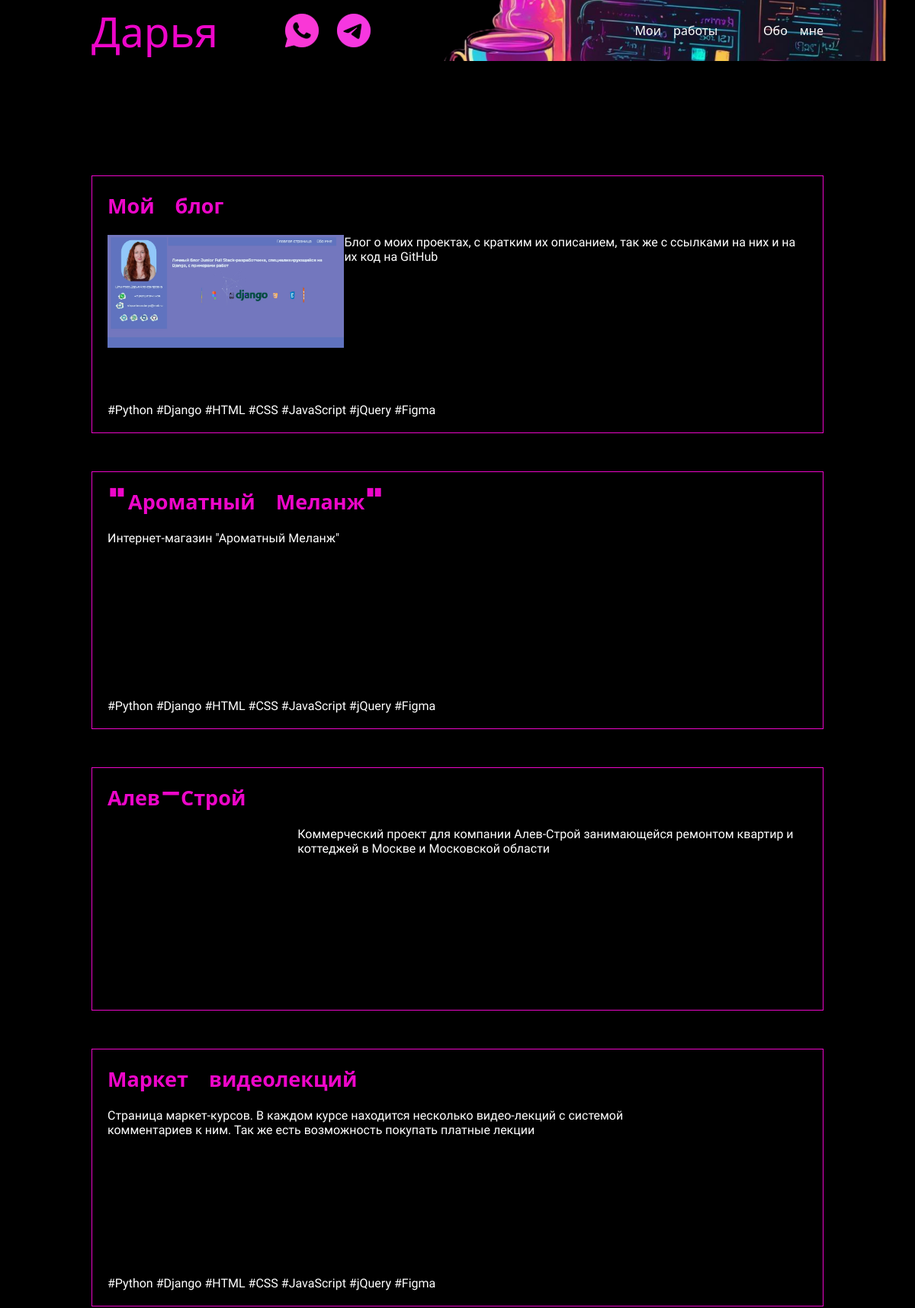
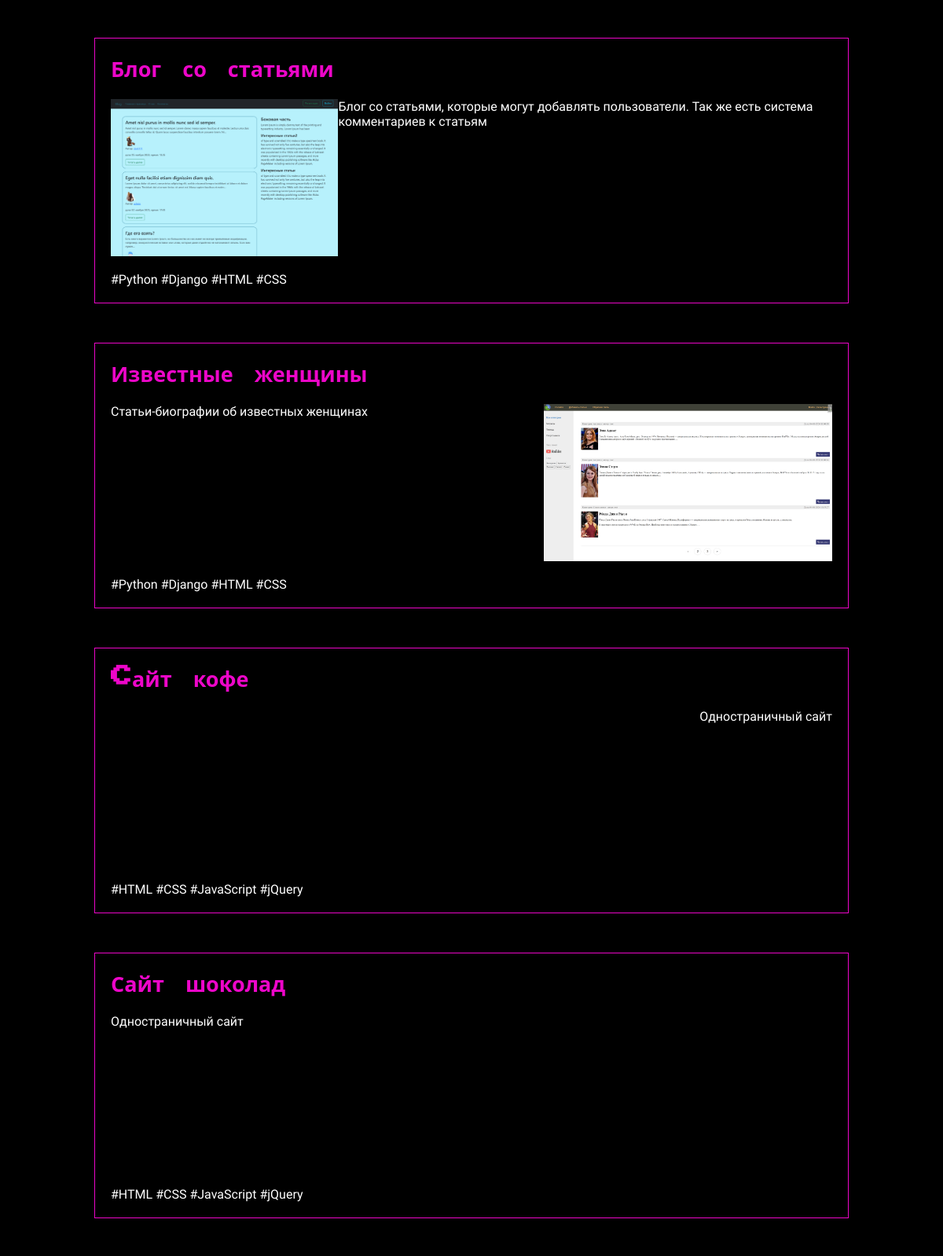
The app's page /works/ (upper part) with its own data (2 pictures, top to bottom).
### blog_index/models.py (models this page shows, shortened)
class Progects(models.Model):
    title = models.CharField(max_length=250, verbose_name='Название проекта')
    text = models.TextField(verbose_name='Описание проекта')
    img = models.ImageField(verbose_name='Скрин', default=None, upload_to='skrins')
    link_github = models.CharField(max_length=300, verbose_name='Ссылка на GitHub')
    link_progect=models.CharField(max_length=250, verbose_name='Ссылка на проект')
    link_figma = models.CharField(max_length=250, blank=True, verbose_name='Ссылка на Figma')
    tags = models.ManyToManyField('Tags', blank=True, related_name='tags', verbose_name="Тэги")
    data = models.DateField(blank=True,verbose_name='Дата')
    def get_absolute_url(self):
        return reverse('prog_id', kwargs={'prog_id':self.id })
    class Meta:
        verbose_name = 'Проект'
        verbose_name_plural = 'Проекты'
        ordering = ['-data']

class Tags(models.Model):
    tag=models.CharField(max_length=100, verbose_name='Тег')
    svg = models.TextField(verbose_name='svg код', blank=True)
    text_tag = models.TextField(verbose_name='Описание', null=True)
    def __str__(self):
        return self.tag

### blog_index/views.py (the view)
# urls.py: path('works/', views.Works.as_view(), name='works'),
class Works(ListView):
    model = Progects
    template_name = 'blog_index/works.html'
    context_object_name = 'progects'
    def get_context_data(self, *, object_list=None, **kwargs):
        context = super(Works, self).get_context_data(**kwargs)
        context['title'] = 'Мои работы'
        context['tags'] = Tags.objects.filter(tag=self.model.tags)
        context['all_tags'] = Tags.objects.all
        return context

### blog_index/templates/blog_index/works.html
{% extends 'blog_index/baze.html' %}
{% block main %}
<section class="works">
   <div class="conteiner" >
      <div class="last_work">
        {% for p in progects %}
        <a href="{{ p.get_absolute_url }}" class="progect">
            <div class="prog_text">
                <h4>{{ p.title }}</h4>
                <div class="prog_center">
                   <div class="p_img" style="background-image: url({{ p.img.url }})"></div>
                        <p>{{ p.text }}</p>
                    </div>
                    <p>
                    {% for tag in p.tags.all %}
                    <span>#{{ tag }}</span>
                    {% endfor %}
                </p>
            </div>
        </a>
        {% endfor %}
    </div>
   </div>
</section>
{% endblock %}

### blog_index/static/blog_index/index.css (style rules this page uses)
* { margin:0; font-family: "Jura", sans-serif; }
.conteiner { margin-inline: 10%; }
p { font-size:18px; }
@media (max-width:1200px) and (min-width:500px) { p { font-size:16px; } }
section { background-color: #000000; }
.last_work { display: flex; flex-direction: column; gap: 50px; padding-bottom: 150px; }
.progect { background: #000000; color: #ffffff; padding: 20px; text-decoration: none; border: solid 1px #ed06c9; }
.p_img { width: 40%; background-position: top; background-size: 100%; height: 200px; background-repeat: no-repeat; }
.prog_center { display: flex; justify-content: space-between; margin-bottom: 20px; }
.prog_text h4 { font-size: 27px; margin: 0; font-family: "Press Start 2P", system-ui; margin-bottom: 20px; color: #ed06c9; }
.progect:nth-child(2n) .prog_center { flex-direction: row-reverse }
.works { padding-top: 150px; }

### records on screen
Progects: title "Мой блог", img (picture), text "Блог о моих проектах, с кратким их описанием, так же с ссылками на них и на их код на GitHub"
Tags: tag "Python"
Tags: tag "Django"
Tags: tag "HTML"
Tags: tag "CSS"
Tags: tag "JavaScript"
Tags: tag "jQuery"
Tags: tag "Figma"
Progects: title "\"Ароматный Меланж\"", text "Интернет-магазин \"Ароматный Меланж\""
Progects: title "Алев-Строй", text "Коммерческий проект для компании Алев-Строй занимающейся ремонтом квартир и коттеджей в Москве и Московской области"
Progects: title "Маркет видеолекций", text "Страница маркет-курсов. В каждом курсе находится несколько видео-лекций с системой комментариев к ним. Так же есть возможность покупать платные лекции"
Progects: title "Блог со статьями", img (picture), text "Блог со статьями, которые могут добавлять пользователи. Так же есть система комментариев к статьям"
Progects: title "Известные женщины", img (picture), text "Статьи-биографии об известных женщинах"
Progects: title "Cайт кофе", text "Одностраничный сайт"
Progects: title "Сайт шоколад", text "Одностраничный сайт"
